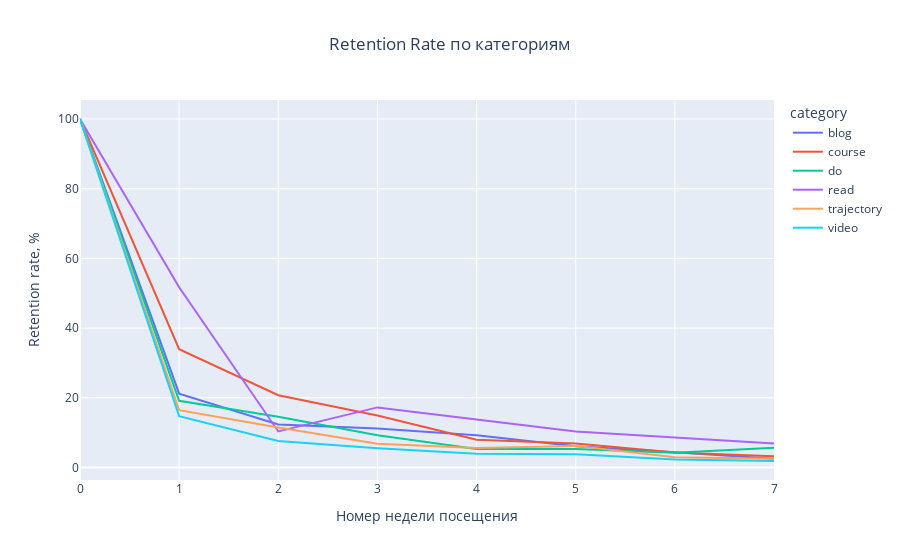

This figure's notebook cell:
### Markdown cell above
## Retention по категориям

### Code cell
#поcчитаем retention по когортам
df_ret_cat = df.groupby(['diff_week', 'category'], as_index = False) \
                        .agg(count_user = ('user_id', 'nunique')) \
                        .sort_values(['diff_week', 'category'], ascending = [True, True])

df_ret_cat['retention_rate'] = round( 
                    df_ret_cat['count_user'] / df_ret_cat.groupby(['category'])["count_user"].transform("first") * 100
                , 2)

df_ret_cat.query("category != 'start'", inplace = True)

fig = px.line(df_ret_cat,x = 'diff_week', y = 'retention_rate', 
                  color = 'category', title = "Retention Rate по категориям")

fig.update_layout(
    xaxis_title="Номер недели посещения",
    yaxis_title="Retention rate, %",
    title_x=0.5)

### Figure 1 — Plotly figure (JSON) as saved in the notebook; plotly's stock layout.template omitted (floating-point values rounded to 4 significant figures)
{"data": [{"hovertemplate": "category=blog<br>diff_week=%{x}<br>retention_rate=%{y}<extra></extra>", "legendgroup": "blog", "line": {"color": "#636efa", "dash": "solid"}, "marker": {"symbol": "circle"}, "mode": "lines", "name": "blog", "orientation": "v", "showlegend": true, "type": "scatter", "x": [0, 1, 2, 3, 4, 5, 6, 7], "xaxis": "x", "y": [100, 21.17, 12.35, 11.19, 9.22, 6.09, 4.35, 2.49], "yaxis": "y"}, {"hovertemplate": "category=course<br>diff_week=%{x}<br>retention_rate=%{y}<extra></extra>", "legendgroup": "course", "line": {"color": "#EF553B", "dash": "solid"}, "marker": {"symbol": "circle"}, "mode": "lines", "name": "course", "orientation": "v", "showlegend": true, "type": "scatter", "x": [0, 1, 2, 3, 4, 5, 6, 7], "xaxis": "x", "y": [100, 33.94, 20.73, 14.91, 7.99, 6.91, 4.27, 3.25], "yaxis": "y"}, {"hovertemplate": "category=do<br>diff_week=%{x}<br>retention_rate=%{y}<extra></extra>", "legendgroup": "do", "line": {"color": "#00cc96", "dash": "solid"}, "marker": {"symbol": "circle"}, "mode": "lines", "name": "do", "orientation": "v", "showlegend": true, "type": "scatter", "x": [0, 1, 2, 3, 4, 5, 6, 7], "xaxis": "x", "y": [100, 19.15, 14.54, 9.22, 5.32, 5.32, 4.26, 5.67], "yaxis": "y"}, {"hovertemplate": "category=read<br>diff_week=%{x}<br>retention_rate=%{y}<extra></extra>", "legendgroup": "read", "line": {"color": "#ab63fa", "dash": "solid"}, "marker": {"symbol": "circle"}, "mode": "lines", "name": "read", "orientation": "v", "showlegend": true, "type": "scatter", "x": [0, 1, 2, 3, 4, 5, 7], "xaxis": "x", "y": [100, 51.72, 10.34, 17.24, 13.79, 10.34, 6.9], "yaxis": "y"}, {"hovertemplate": "category=trajectory<br>diff_week=%{x}<br>retention_rate=%{y}<extra></extra>", "legendgroup": "trajectory", "line": {"color": "#FFA15A", "dash": "solid"}, "marker": {"symbol": "circle"}, "mode": "lines", "name": "trajectory", "orientation": "v", "showlegend": true, "type": "scatter", "x": [0, 1, 2, 3, 4, 5, 6, 7], "xaxis": "x", "y": [100, 16.43, 11.47, 6.82, 5.58, 6.2, 2.95, 2.48], "yaxis": "y"}, {"hovertemplate": "category=video<br>diff_week=%{x}<br>retention_rate=%{y}<extra></extra>", "legendgroup": "video", "line": {"color": "#19d3f3", "dash": "solid"}, "marker": {"symbol": "circle"}, "mode": "lines", "name": "video", "orientation": "v", "showlegend": true, "type": "scatter", "x": [0, 1, 2, 3, 4, 5, 6, 7], "xaxis": "x", "y": [100, 14.74, 7.63, 5.55, 3.91, 3.77, 2.31, 1.86], "yaxis": "y"}], "layout": {"legend": {"title": {"text": "category"}, "tracegroupgap": 0}, "title": {"text": "Retention Rate по категориям", "x": 0.5}, "xaxis": {"anchor": "y", "domain": [0, 1], "title": {"text": "Номер недели посещения"}}, "yaxis": {"anchor": "x", "domain": [0, 1], "title": {"text": "Retention rate, %"}}}}
